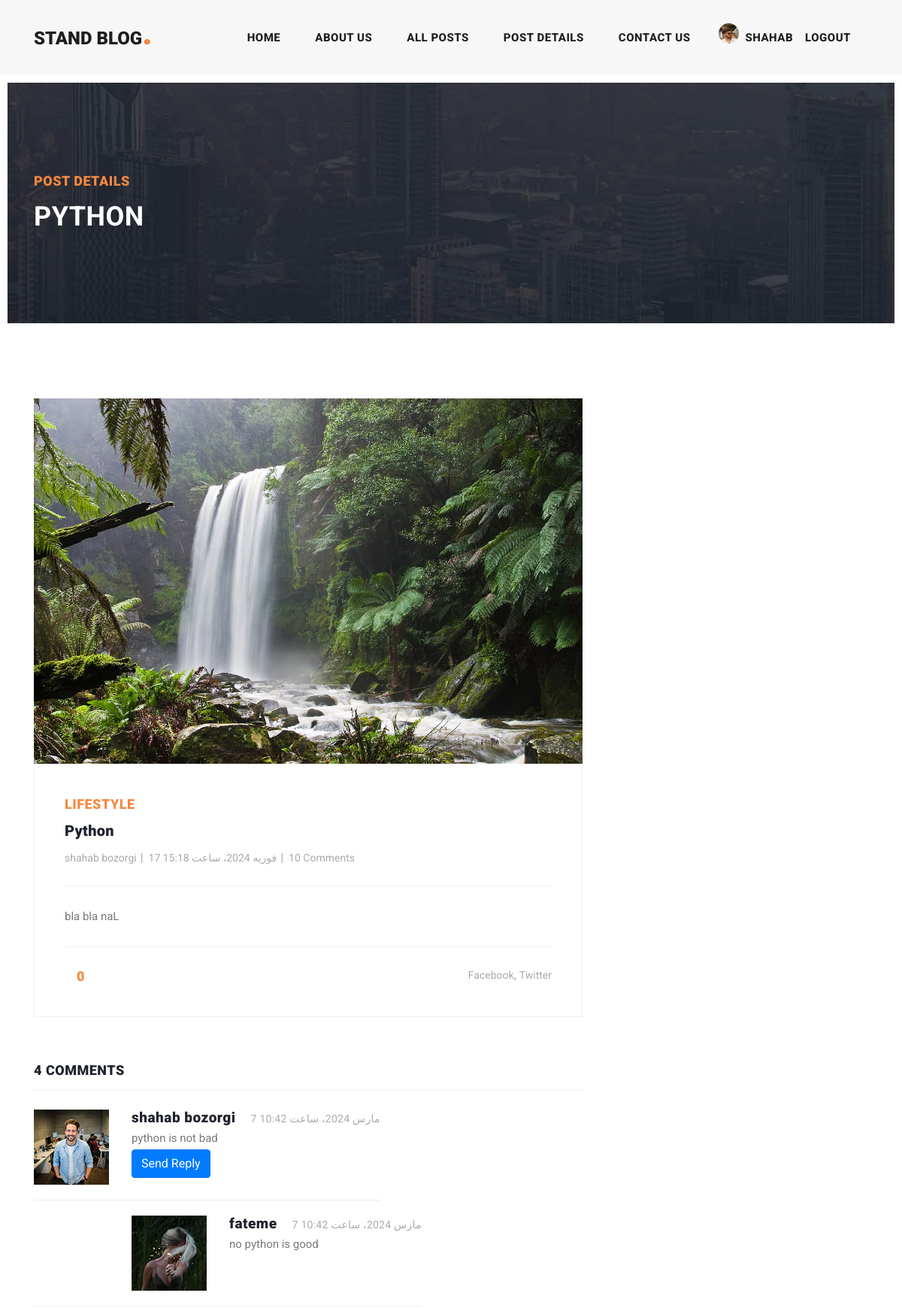
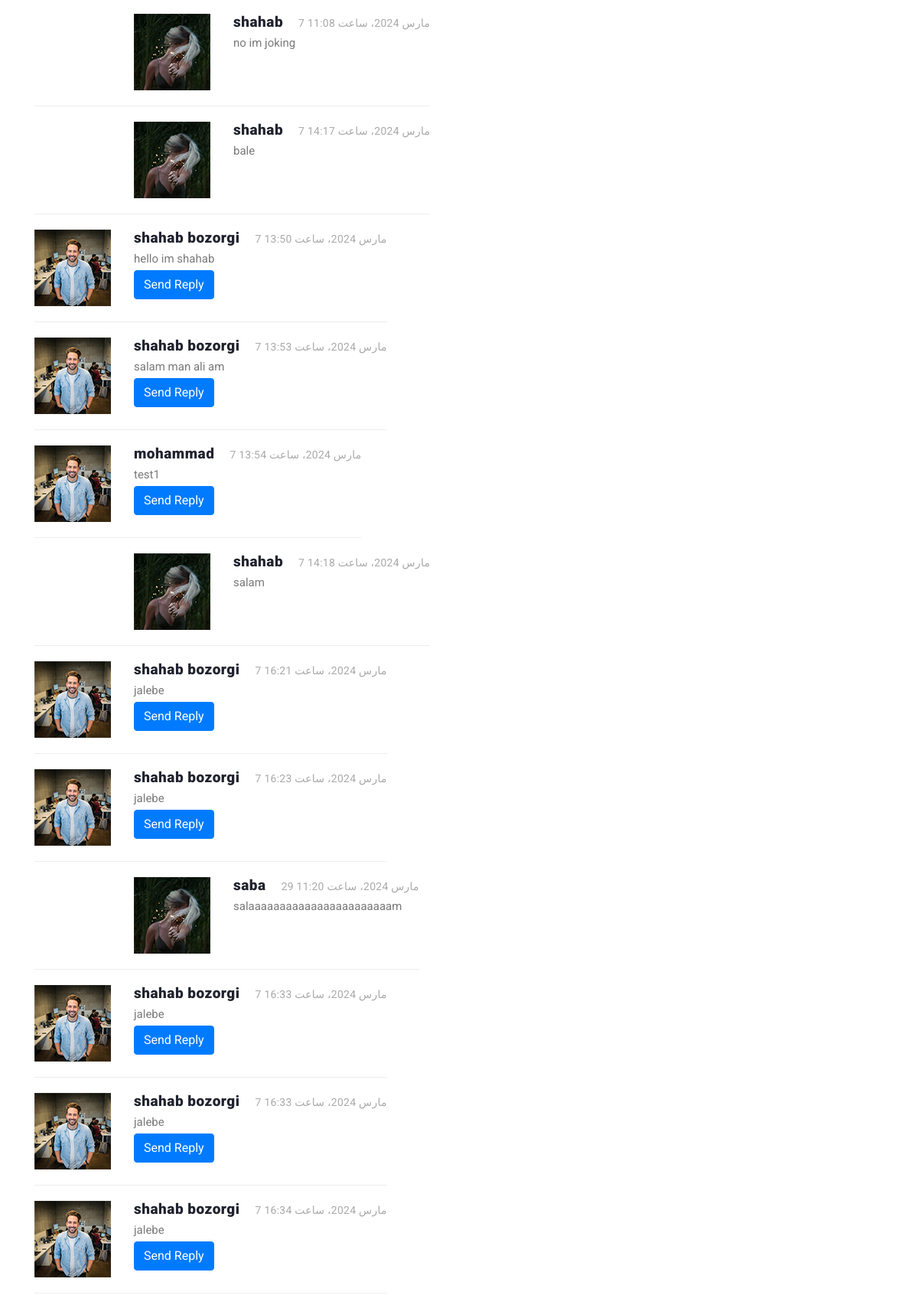
Screenshot of /posts/detail/python/ (signed in, upper part) with the database file from the repository (2 pictures, top to bottom).
### accounts/models.py (models this page shows, shortened)
class Profile(models.Model):
    user = models.OneToOneField(User, on_delete=models.CASCADE)
    father_name = models.CharField(max_length=25)
    national_code = models.CharField(max_length=10)
    image = models.ImageField(upload_to='profiles/images', blank=True, null=True)
    class Meta:
        verbose_name = 'حساب کاربری'
        verbose_name_plural = 'حساب های کاربری'

### blog/models.py (models this page shows, shortened)
class Post(models.Model):
    author = models.ForeignKey(User, on_delete=models.CASCADE, verbose_name='نویسنده')
    category = models.ManyToManyField(Category, related_name='posts', verbose_name='دسته بندی')
    title = models.CharField(max_length=70 , verbose_name='عنوان')
    body = models.TextField()
    image = models.ImageField(upload_to='images/posts', verbose_name='تصویر', blank=True, null=True)
    created = models.DateTimeField(auto_now_add=True)
    updated = models.DateTimeField(auto_now=True)
    status = models.BooleanField(default=True)
    slug = models.SlugField(unique=True, blank=True)
    class Meta:
        ordering = ('-updated', '-created')
        verbose_name = 'مقاله'
        verbose_name_plural = 'مقالات'

class Comment(models.Model):
    post = models.ForeignKey(Post, on_delete=models.CASCADE, related_name='comments')
    user = models.ForeignKey(User, on_delete=models.CASCADE, related_name='comments')
    body = models.TextField()
    created = models.DateTimeField(auto_now_add=True)
    parent = models.ForeignKey('self', on_delete=models.CASCADE, related_name='replies', null=True, blank=True)
    class Meta:
        verbose_name = 'نظر'
        verbose_name_plural = 'نظرات'

### blog/views.py (the view)
# urls.py: path('detail/<slug:slug>/', views.PostDetailView.as_view(), name='post_detail'),
class PostDetailView( DetailView):
    model = Post
    template_name = 'blog/post_details.html'
    def get_context_data(self, **kwargs):
        context = super().get_context_data(**kwargs)
        if self.request.user.likes.filter(post__slug=self.object.slug, user_id=self.request.user.id):
            context["is_liked"] = True
        else:
            context["is_liked"] = False
        return context

### context_processors/context_processors.py (called while the page is built)
def recent_posts(request):
    recent_posts = Post.objects.order_by('-created')[:3]
    categories = Category.objects.all()
    return {'recent_posts': recent_posts, 'categories':categories}

### blog/templates/blog/post_details.html (shortened to what this page needs)
{% extends 'base.html' %}
{% load static %}
{% block content %}
    <div class="heading-page header-text">
        <section class="page-heading">
            <div class="container">
                <div class="row">
                    <div class="col-lg-12">
                        <div class="text-content">
                            <h4>Post Details</h4>
                            <h2>{{ post.title }}</h2>
                        </div>
                    </div>
                </div>
            </div>
        </section>
    </div>
    <section class="blog-posts grid-system">
        <div class="container">
            <div class="row">
                <div class="col-lg-8">
                    <div class="all-blog-posts">
                        <div class="row">
                            <div class="col-lg-12">
                                <div class="blog-post">
                                    <div class="blog-thumb">
                                        <img src="{{ post.image.url }}" alt="">
                                    </div>
                                    <div class="down-content">
                                        <span>Lifestyle</span>
                                        <a href="post-details.html"><h4>{{ post.title }}</h4></a>
                                        <ul class="post-info">
                                            <li><a href="#">{{ post.author.get_full_name }}</a></li>
                                            <li><a href="#">{{ post.created }}</a></li>
                                            <li><a href="#">10 Comments</a></li>
                                        </ul>
                                        <p>{{ post.body }}</p>
                                        <div class="post-options">
                                            <div class="row">
                                                <div class="col-6">
                                                    <ul class="post-tags">
                                                        {% if is_liked %}
                                                            <li><a onclick="like('{{ post.slug }}', '{{ post.id }}')" ><i
                                                                    id="like" class="fa fa-heart"
                                                                    aria-hidden="true"></i></a><span id="count">{{ post.likes.all.count }}</span>
                                                            </li>
                                                        {% else %}
                                                            <li><a onclick="like('{{ post.slug }}', '{{ post.id }}')" ><i
                                                                    id="like" class="fa fa-heart-o"></i></a><span id="count">{{ post.likes.all.count }}</span>
                                                            </li>
                                                        {% endif %}
                                                    </ul>
                                                </div>
                                                <div class="col-6">
                                                    <ul class="post-share">
                                                        <li><i class="fa fa-share-alt"></i></li>
                                                        <li><a href="#">Facebook</a>,</li>
                                                        <li><a href="#"> Twitter</a></li>
                                                    </ul>
                                                </div>
                                            </div>
                                        </div>
                                    </div>
                                </div>
                            </div>
                            <div class="col-lg-12">
                                <div class="sidebar-item comments">
                                    <div class="sidebar-heading">
                                        <h2>4 comments</h2>
                                    </div>
                                    <div class="content">
                                        <ul>
                                            {% for comment in post.comments.all %}
                                                {% if comment.parent == None %}
                                                    <li>
                                                        <div class="author-thumb">
                                                            <img src="{% static 'images/comment-author-01.jpg' %}"
                                                                 alt="">
                                                        </div>
                                                        <div class="right-content">
                                                            <h4>{{ comment.user.get_full_name }}<span>{{ comment.created }}</span>
                                                            </h4>
                                                            <p>{{ comment.body }}</p>
                                                            <button onclick="set_value({{ comment.id }})"
                                                                    class="btn btn-primary">Send Reply
                                                            </button>
                                                        </div>
                                                    </li>
                                                    {% for reply in comment.replies.all %}
                                                        <li class="replied">
                                                            <div class="author-thumb">
                                                                <img src="{% static "images/comment-author-02.jpg" %}"
                                                                     alt="">
                                                            </div>
                                                            <div class="right-content">
                                                                <h4>{{ reply.user.username }}<span>{{ reply.created }}</span>
                                                                </h4>
                                                                <p>{{ reply.body }}</p>
                                                            </div>
                                                        </li>
                                                    {% endfor %}
                                                {% endif %}
                                            {% endfor %}
                                        </ul>
                                    </div>
                                </div>
                            </div>
                    </div>
                </div>
            </div>
        </div>
        </div>
    </section>
{% endblock %}

### templates/includes/header.html (shortened to what this page needs)
{% load static %}
<header class="">
    <nav class="navbar navbar-expand-lg">
        <div class="container">
            <a class="navbar-brand" href="index.html"><h2>Stand Blog<em>.</em></h2></a>
            <div class="collapse navbar-collapse" id="navbarResponsive">
                <ul class="navbar-nav ml-auto">
                    <li class="nav-item  {% if request.resolver_match.url_name == 'main' %}active{% endif %} " >
                        <a class="nav-link" href="{% url 'home_app:main' %}">Home
                        </a>
                    </li>
                    <li class="nav-item">
                        <a class="nav-link" href="about.html">About Us</a>
                    </li>
                    <li class="nav-item {% if request.resolver_match.url_name == 'post_list' %}active{% endif %} ">
                        <a class="nav-link" href="{% url 'blog:post_list' %}">All Posts</a>
                    </li>
                    <li class="nav-item">
                        <a class="nav-link" href="post-details.html">Post Details</a>
                    </li>
                    <li class="nav-item">
                        <a class="nav-link" href="{% url 'blog:contact_us' %}">Contact Us</a>
                    </li>
                    <li class="nav-item">
                        {% if request.user.is_authenticated %}
                            <div class="d-flex">
                                {% if request.user.first_name %}
                                    {% if user.profile.image %}
                                        <span> <img src="{{ user.profile.image.url }}" width="27px" height="27px" alt=""
                                                    style="border-radius:100%"></span>
                                    {% else %}
                                        <span><img src="{% static 'images/empty_profile.png' %}" width="27px"
                                                   height="27px" alt="" style="border-radius:100%"></span>
                                    {% endif %}
                                    <a class="nav-link" href=""> {{ user.profile.user }}</a>
                                {% else %}
                                    <a class="nav-link" href=""> {{ request.user.username }}</a>
                                {% endif %}
                                <a class="nav-link" href="{% url 'accounts:logout' %}"><span>logout</span> </a>
                            </div>
                        {% else %}
                            <div class="d-flex">
                                <a class="nav-link" href="{% url 'accounts:login' %}"> Login</a>
                                <a class="nav-link" href="{% url 'accounts:register' %}"> Register</a>
                            </div>
                        {% endif %}
                    </li>
                </ul>
            </div>
        </div>
    </nav>
</header>

### rows the page displays
Post: title "PYTHON", image (picture), title "Python", author.get_full_name "shahab bozorgi", created "17 فوریه 2024، ساعت 15:18", body "bla bla naL", likes.all.count "0"
Comment: user.get_full_name "shahab bozorgi", created "7 مارس 2024، ساعت 10:42", body "python is not bad"
Comment: user.username "fateme", created "7 مارس 2024، ساعت 10:42", body "no python is good"
Comment: user.username "shahab", created "7 مارس 2024، ساعت 11:08", body "no im joking"
Comment: user.username "shahab", created "7 مارس 2024، ساعت 14:17", body "bale"
Comment: user.get_full_name "shahab bozorgi", created "7 مارس 2024، ساعت 13:50", body "hello im shahab"
Comment: user.get_full_name "shahab bozorgi", created "7 مارس 2024، ساعت 13:53", body "salam man ali am"
Comment: user.get_full_name "mohammad", created "7 مارس 2024، ساعت 13:54", body "test1"
Comment: user.username "shahab", created "7 مارس 2024، ساعت 14:18", body "salam"
Comment: user.get_full_name "shahab bozorgi", created "7 مارس 2024، ساعت 16:21", body "jalebe"
Comment: user.get_full_name "shahab bozorgi", created "7 مارس 2024، ساعت 16:23", body "jalebe"
Comment: user.username "saba", created "29 مارس 2024، ساعت 11:20", body "salaaaaaaaaaaaaaaaaaaaaaaam"
Comment: user.get_full_name "shahab bozorgi", created "7 مارس 2024، ساعت 16:33", body "jalebe"
Comment: user.get_full_name "shahab bozorgi", created "7 مارس 2024، ساعت 16:33", body "jalebe"
Comment: user.get_full_name "shahab bozorgi", created "7 مارس 2024، ساعت 16:34", body "jalebe"

### other values shown
{{ user.profile.user }} "SHAHAB"
